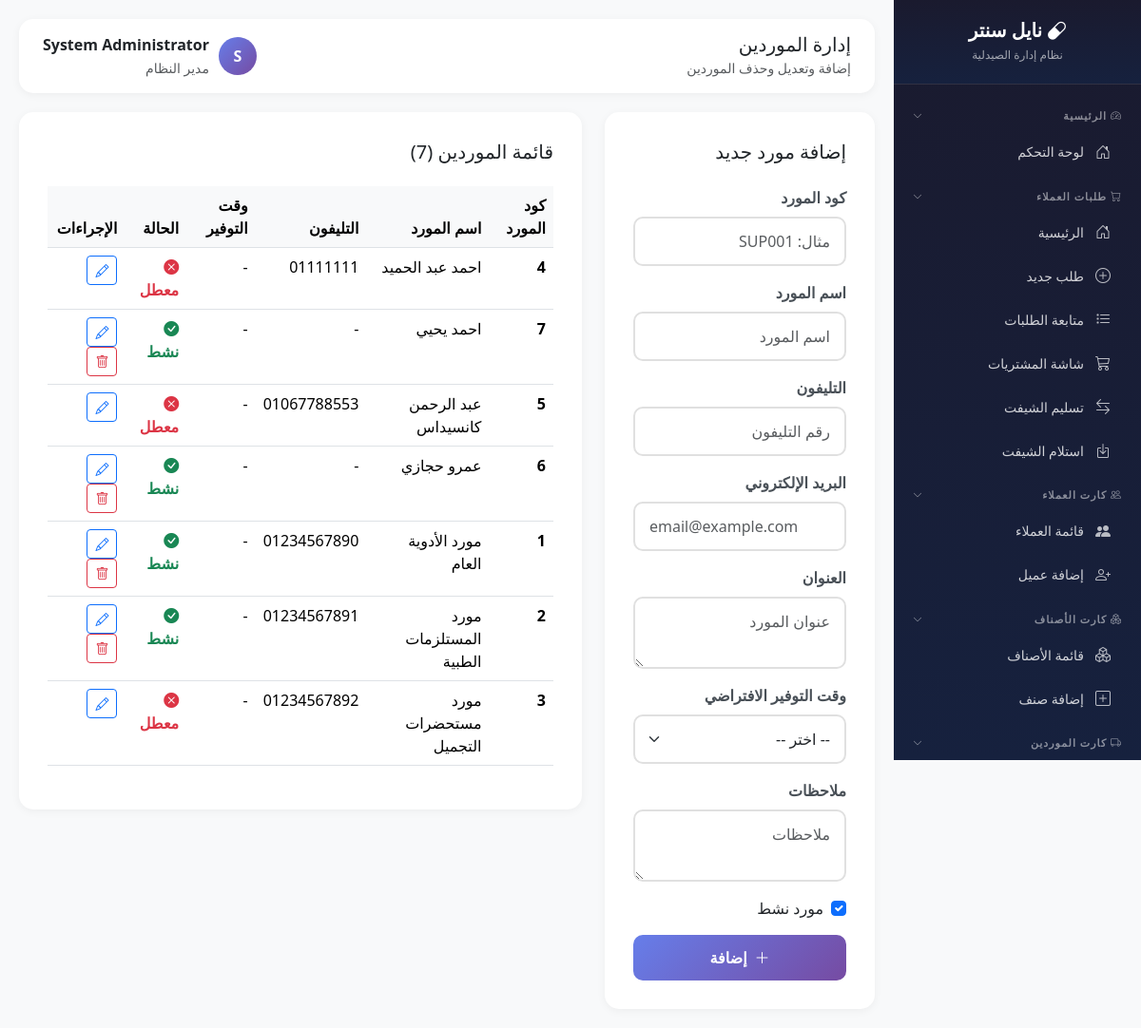
Screenshot of /admin/suppliers.php (signed in) with the database file from the repository.
### tables this page shows
CREATE TABLE `suppliers` (
  `id` int(11) NOT NULL,
  `supplier_code` varchar(20) NOT NULL COMMENT 'كود المورد التسلسلي',
  `supplier_name` varchar(100) NOT NULL,
  `phone` varchar(20) DEFAULT NULL,
  `email` varchar(100) DEFAULT NULL,
  `address` text DEFAULT NULL,
  `is_active` tinyint(1) DEFAULT 1,
  `created_at` timestamp NOT NULL DEFAULT current_timestamp(),
  `delivery_time` varchar(50) DEFAULT 'نفس اليوم',
  `delivery_time_id` int(11) DEFAULT NULL,
  `notes` text DEFAULT NULL,
  `source` enum('estock','manual') DEFAULT 'estock',
  `estock_id` decimal(18,0) DEFAULT NULL,
  `manual_code` varchar(50) DEFAULT NULL,
  `supplier_name_en` varchar(100) DEFAULT NULL,
  `supplier_type` varchar(20) DEFAULT 'company',
  `payment_type` varchar(20) DEFAULT 'cash',
  `credit_limit` decimal(12,2) DEFAULT 0.00,
  `grace_period` int(11) DEFAULT 0,
  `return_policy` text DEFAULT NULL,
  `instapay_number` varchar(50) DEFAULT NULL,
  `wallet_number` varchar(50) DEFAULT NULL,
  `deleted_at` datetime DEFAULT NULL,
  `created_by` int(11) DEFAULT NULL,
  `updated_at` timestamp NOT NULL DEFAULT current_timestamp() ON UPDATE current_timestamp()
);

### admin/suppliers.php (the view, shortened to what this page needs)
<?php
$db = getDB();
$stmt = $db->query("SELECT s.*, dt.time_name as delivery_time FROM suppliers s LEFT JOIN delivery_times dt ON s.delivery_time_id = dt.id ORDER BY s.supplier_name");
$suppliers = $stmt->fetchAll();
$edit_supplier = null;
$page_title = 'إدارة الموردين';
?>
<!DOCTYPE html>
<html lang="ar" dir="rtl">
<head>
    <link href="https://cdn.jsdelivr.net/npm/bootstrap@5.3.2/dist/css/bootstrap.rtl.min.css" rel="stylesheet">
    <link href="https://cdn.jsdelivr.net/npm/bootstrap-icons@1.11.1/font/bootstrap-icons.css" rel="stylesheet">
</head>
<body>
    <?php require_once __DIR__ . '/../includes/sidebar.php'; ?>
    <div class="main-content">
        <div class="topbar">
            <div><h5 class="mb-0"><?= $page_title ?></h5><small class="text-muted">إضافة وتعديل وحذف الموردين</small></div>
            <div class="d-flex align-items-center">
                <div class="user-avatar" style="width:40px;height:40px;border-radius:50%;background:linear-gradient(135deg, var(--primary), var(--secondary));color:white;display:flex;align-items:center;justify-content:center;font-weight:700;margin-left:10px;"><?= mb_substr($_SESSION['user_name'], 0, 1) ?></div>
                <div><div class="fw-bold"><?= $_SESSION['user_name'] ?></div><small class="text-muted">مدير النظام</small></div>
            </div>
        </div>
        <div class="row">
            <div class="col-md-4">
                <div class="content-card">
                    <h5 class="mb-4"><?= $edit_supplier ? 'تعديل مورد' : 'إضافة مورد جديد' ?></h5>
                    <form method="POST" action="">
                        <div class="mb-3">
                            <label class="form-label">كود المورد</label>
                            <input type="text" class="form-control" name="supplier_code" value="<?= $edit_supplier['supplier_code'] ?? '' ?>" required placeholder="مثال: SUP001">
                        </div>
                        <div class="mb-3">
                            <label class="form-label">اسم المورد</label>
                            <input type="text" class="form-control" name="supplier_name" value="<?= $edit_supplier['supplier_name'] ?? '' ?>" required placeholder="اسم المورد">
                        </div>
                        <div class="mb-3">
                            <label class="form-label">التليفون</label>
                            <input type="text" class="form-control" name="phone" value="<?= $edit_supplier['phone'] ?? '' ?>" placeholder="رقم التليفون">
                        </div>
                        <div class="mb-3">
                            <label class="form-label">البريد الإلكتروني</label>
                            <input type="email" class="form-control" name="email" value="<?= $edit_supplier['email'] ?? '' ?>" placeholder="email@example.com">
                        </div>
                        <div class="mb-3">
                            <label class="form-label">العنوان</label>
                            <textarea class="form-control" name="address" rows="2" placeholder="عنوان المورد"><?= $edit_supplier['address'] ?? '' ?></textarea>
                        </div>
                        <div class="mb-3">
                            <label class="form-label">وقت التوفير الافتراضي</label>
                            <select class="form-select" name="delivery_time_id">
                                <option value="">-- اختر --</option>
                            </select>
                        </div>
                        <div class="mb-3">
                            <label class="form-label">ملاحظات</label>
                            <textarea class="form-control" name="notes" rows="2" placeholder="ملاحظات"><?= $edit_supplier['notes'] ?? '' ?></textarea>
                        </div>
                        <div class="mb-3">
                            <div class="form-check">
                                <input class="form-check-input" type="checkbox" name="is_active" id="isActive" <?= ($edit_supplier['is_active'] ?? 1) ? 'checked' : '' ?>>
                                <label class="form-check-label" for="isActive">مورد نشط</label>
                            </div>
                        </div>
                        <div class="d-grid">
                            <button type="submit" class="btn btn-submit">
                                <?= $edit_supplier ? '<i class="bi bi-check-lg me-2"></i>تحديث' : '<i class="bi bi-plus-lg me-2"></i>إضافة' ?>
                            </button>
                        </div>
                    </form>
                </div>
            </div>
            <div class="col-md-8">
                <div class="content-card">
                    <h5 class="mb-4">قائمة الموردين (<?= count($suppliers) ?>)</h5>
                    <div class="table-responsive">
                        <table class="table table-hover">
                            <thead>
                                <tr>
                                    <th>كود المورد</th>
                                    <th>اسم المورد</th>
                                    <th>التليفون</th>
                                    <th>وقت التوفير</th>
                                    <th>الحالة</th>
                                    <th>الإجراءات</th>
                                </tr>
                            </thead>
                            <tbody>
                                <?php foreach ($suppliers as $sup): ?>
                                <tr>
                                    <td class="fw-bold"><?= $sup['supplier_code'] ?></td>
                                    <td><?= $sup['supplier_name'] ?></td>
                                    <td><?= $sup['phone'] ?: '-' ?></td>
                                    <td><?= $sup['delivery_time'] ?: '-' ?></td>
                                    <td>
                                        <?php if ($sup['is_active']): ?>
                                        <span class="status-active"><i class="bi bi-check-circle-fill me-1"></i>نشط</span>
                                        <?php else: ?>
                                        <span class="status-inactive"><i class="bi bi-x-circle-fill me-1"></i>معطل</span>
                                        <?php endif; ?>
                                    </td>
                                    <td>
                                        <a href="?edit=<?= $sup['id'] ?>" class="btn btn-sm btn-outline-primary"><i class="bi bi-pencil"></i></a>
                                        <?php if ($sup['is_active']): ?>
                                        <a href="?delete=<?= $sup['id'] ?>" class="btn btn-sm btn-outline-danger" onclick="return confirm('هل أنت متأكد من تعطيل هذا المورد؟')"><i class="bi bi-trash"></i></a>
                                        <?php endif; ?>
                                    </td>
                                </tr>
                                <?php endforeach; ?>
                            </tbody>
                        </table>
                    </div>
                </div>
            </div>
        </div>
    </div>
</body>
</html>

### admin/suppliers.php (style rules this page uses)
:root { --primary: #667eea; --secondary: #764ba2; }
body { background: #f8f9fa; font-family: 'Segoe UI', Tahoma, Geneva, Verdana, sans-serif; }
.main-content { margin-right: 260px; padding: 20px; }
.topbar { background: white; border-radius: 15px; padding: 15px 25px; margin-bottom: 20px; box-shadow: 0 2px 10px rgba(0,0,0,0.05); display: flex; justify-content: space-between; align-items: center; }
.content-card { background: white; border-radius: 15px; padding: 30px; box-shadow: 0 2px 10px rgba(0,0,0,0.05); }
.form-label { font-weight: 600; color: #495057; }
.form-control, .form-select { border-radius: 10px; padding: 12px 15px; border: 2px solid #e0e0e0; }
.btn-submit { background: linear-gradient(135deg, var(--primary), var(--secondary)); border: none; border-radius: 10px; padding: 12px 30px; color: white; font-weight: 600; }
.table th { background: #f8f9fa; font-weight: 600; }
.status-active { color: #198754; font-weight: 600; }
.status-inactive { color: #dc3545; font-weight: 600; }

### rows the page displays
suppliers: supplier_code "4", supplier_name "احمد عبد الحميد", phone "01111111", delivery_time "-", is_active 0 (drawn)
suppliers: supplier_code "7", supplier_name "احمد يحيي", phone "-", delivery_time "-", is_active 1 (drawn)
suppliers: supplier_code "5", supplier_name "عبد الرحمن كانسيداس", phone "01067788553", delivery_time "-", is_active 0 (drawn)
suppliers: supplier_code "6", supplier_name "عمرو حجازي", phone "-", delivery_time "-", is_active 1 (drawn)
suppliers: supplier_code "1", supplier_name "مورد الأدوية العام", phone "01234567890", delivery_time "-", is_active 1 (drawn)
suppliers: supplier_code "2", supplier_name "مورد المستلزمات الطبية", phone "01234567891", delivery_time "-", is_active 1 (drawn)
suppliers: supplier_code "3", supplier_name "مورد مستحضرات التجميل", phone "01234567892", delivery_time "-", is_active 0 (drawn)

### other values shown
$page_title "إدارة الموردين"
mb_substr($_SESSION['user_name'], 0, 1) "S"
$_SESSION['user_name'] "System Administrator"
count($suppliers) "7"
